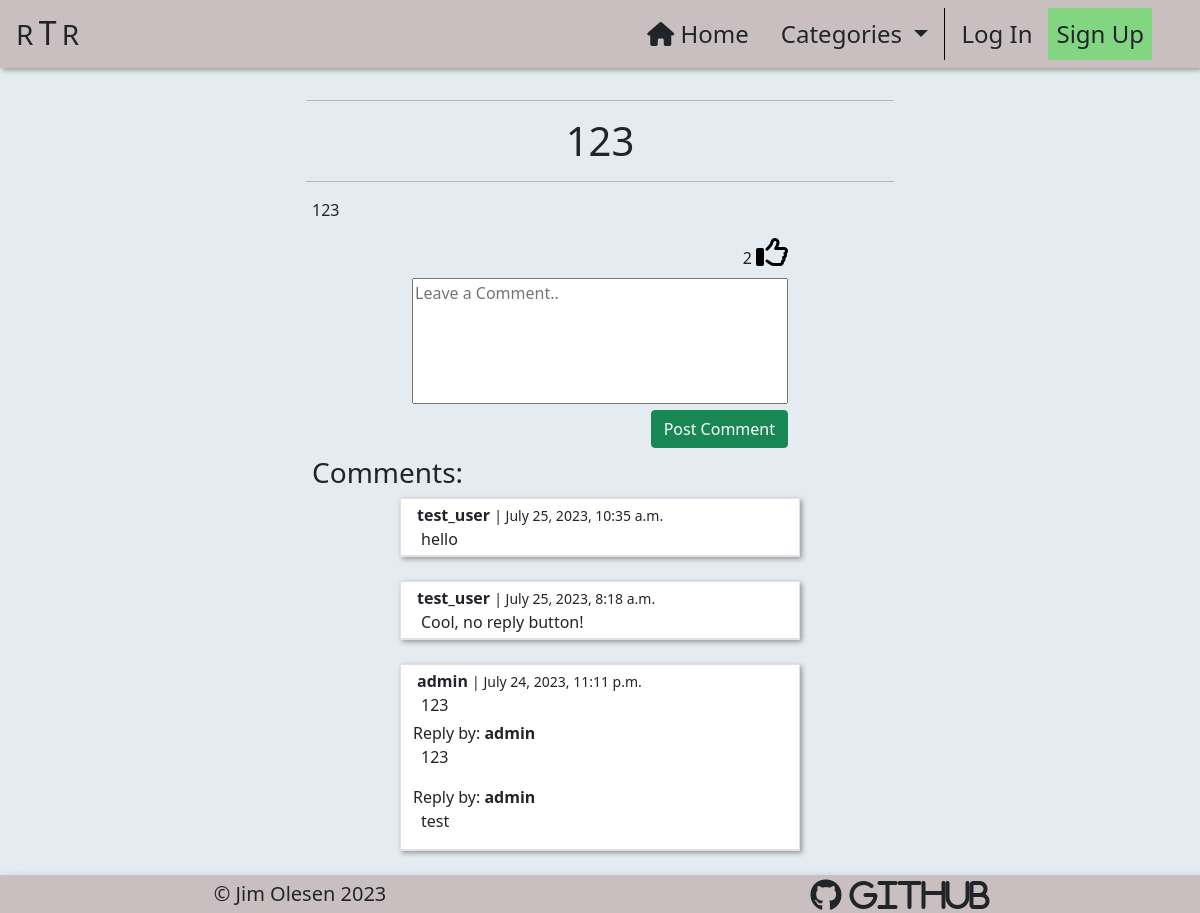
Page /post_detail/123-admin1/ on the earlier database version.
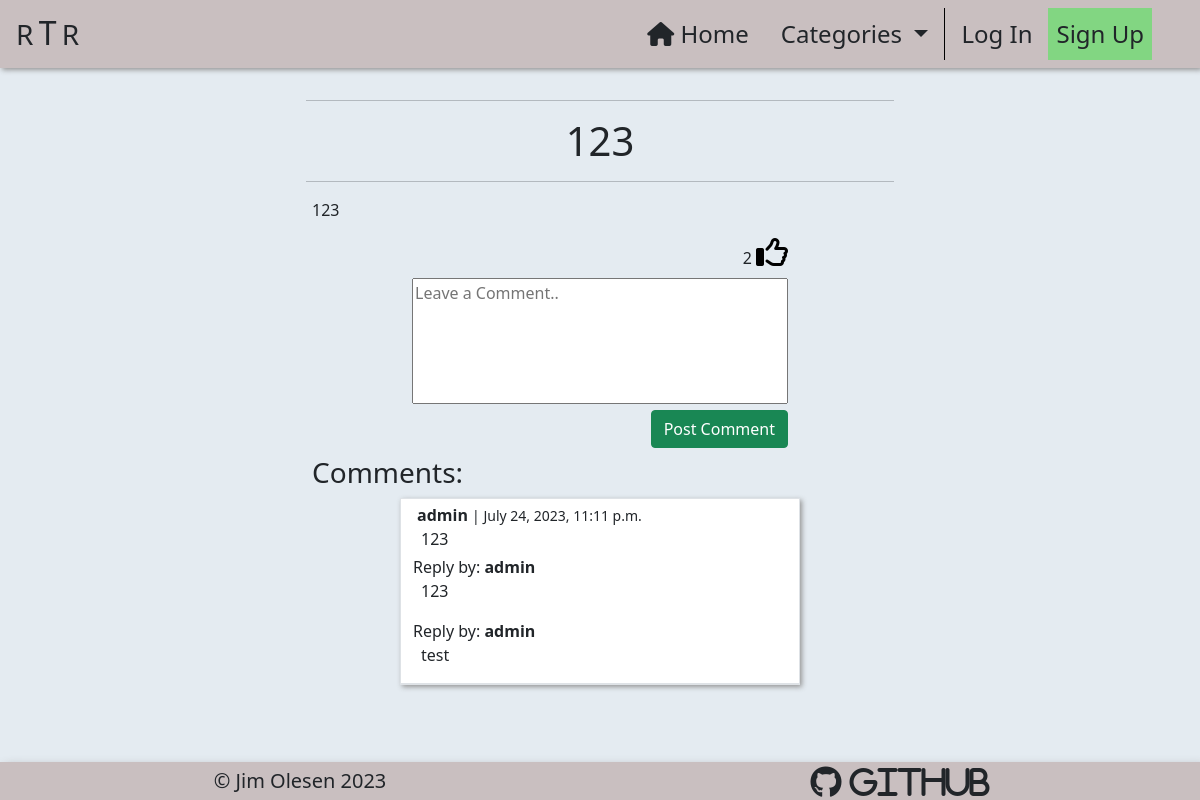
Same page on the later database version.
### home/models.py (models this page shows, shortened)
class Comment(models.Model):
    post = models.ForeignKey(
        Post,
        on_delete=models.CASCADE,
        related_name="comments"
    )
    author = models.ForeignKey(
        User,
        on_delete=models.CASCADE,
        related_name='user_comments'
    )
    body = models.TextField(max_length=300)
    created_on = models.DateTimeField(auto_now_add=True)
    approved = models.BooleanField(default=True)
    parent = models.ForeignKey(
        'self',
        null=True,
        blank=True,
        on_delete=models.CASCADE,
        related_name='replies'
    )
    class Meta:
        ordering = ['-created_on']
    @property
    def children(self):
        return Comment.objects.filter(parent=self).reverse()
    @property
    def is_top_level(self):
        if self.parent is None:
            return True
        return False

### post_detail/views.py (the view)
# urls.py: path('<slug:slug>/', views.post_detail, name='post_detail'),
def post_detail(request, slug, *args, **kwargs):
    queryset = Post.objects.filter(status=1)
    post = get_object_or_404(queryset, slug=slug)
    comments = post.comments.filter(approved=True).order_by("-created_on")
    liked = False
    if post.likes.filter(id=request.user.id).exists():
        liked = True
    if request.method == "POST":
        if not request.user.is_authenticated:
            return HttpResponseRedirect(reverse('account_login'))
        else:
            comment_form = CommentForm(data=request.POST)
            if comment_form.is_valid():
                comment_form.instance.email = request.user.email
                comment_form.instance.author = request.user
                comment = comment_form.save(commit=False)
                comment.post = post
                if 'parent' in request.POST:
                    if post.author == request.user:
                        comment.parent = Comment.objects.get(
                            id=request.POST['parent']
                        )
                    else:
                        raise PermissionDenied
                comment.save()
                messages.add_message(
                    request, messages.SUCCESS,
                    'Your comment has been posted!'
                )
                return HttpResponseRedirect(
                    reverse('post_detail',
                            args=[slug])
                )
    else:
        comment_form = CommentForm()
    return render(
        request,
        'post_detail/post_detail.html',
        {
            "post": post,
            "comments": comments,
            "liked": liked,
            "comment_form": comment_form
        },
    )

### post_detail/forms.py
class CommentForm(forms.ModelForm):
    class Meta:
        model = Comment
        fields = ('body',)
        labels = {'body': ''}
        widgets = {
            'body': forms.Textarea(attrs={
                    'class': 'w-100 h-100',
                    'cols': 80,
                    'rows': 5,
                    'placeholder': 'Leave a Comment..',
                })
        }

### home/context_processors.py (called while the page is built)
def categories(request):
    return {
        'categories': Category.objects.all()
    }

### home/models.py (called while the page is built)
    def get_friendly_name(self):
        return self.friendly_name

    def number_of_likes(self):
        return self.likes.count()

### post_detail/templates/post_detail/post_detail.html (shortened to what this page needs)
{% extends "base.html" %}
{% load static %}
{% block content %}
    <div class="container-fluid mt-3">
        <div class="row text-center">
            <div class="col-12 text-center">
                <hr class="w-50 post-title-space">
                <h1>{{ post.title }}</h1>
                <hr class="w-50 post-title-space">
            </div>
        </div>
        <div class="row">
            <div class="col-12 col-md-10 col-lg-8 col-xl-6
                        offset-md-1 offset-lg-2 offset-xl-3 mb-4">
                {{ post.content|safe|urlize }}
            </div>
        </div>
        <div class="row">
            <div class="col-12 col-sm-8 col-md-6 col-xl-4
                        offset-sm-2 offset-md-3 offset-xl-4 mb-2">
                <div class="form-right-container d-flex justify-content-end">
                    <form class="like-form"
                          action="{% url 'post_like' post.slug %}"
                          method="POST">
                        {{ post.number_of_likes }}
                        {% if liked %}
                            <button class="p-0 m-0 border-0 bg-alice" type="submit">
                                <i class="fa-regular fa-thumbs-up fa-2xl d-block mb-3" style="color: #0047AB"></i>
                            </button>
                        {% else %}
                            <button class="p-0 m-0 border-0 bg-alice" type="submit">
                                <i class="fa-regular fa-thumbs-up fa-2xl d-block mb-3"></i>
                            </button>
                        {% endif %}
                    </form>
                </div>
            </div>
        </div>
        <div class="row">
            <div class="col-12 col-sm-8 col-md-6 col-xl-4
                        offset-sm-2 offset-md-3 offset-xl-4">
                <form id="comment-form" action="" method="POST">
                    {{ comment_form }}
                    <div class="row">
                        <div class="col-12 text-end">
                            <button type="submit" class="btn btn-success mb-2">Post Comment</button>
                        </div>
                    </div>
                </form>
            </div>
        </div>
        {% if comments %}
            <div class="row">
                <div class="col-12 col-md-6 offset-md-3">
                    <h3>Comments:</h3>
                </div>
            </div>
            {% for comment in comments %}
                {% if comment.is_top_level %}
                    <div class="row">
                        <div class="col-12 col-sm-8 col-md-6 col-xl-4
                                    offset-sm-2 offset-md-3 offset-xl-4 border-top
                                    border bg-white box-shadow-smol mb-4">
                            <p class="mb-0 mt-1 ms-1 d-inline-block"><strong>{{ comment.author }}</strong></p>
                            <small> | {{ comment.created_on }}</small>
                            <p class="mb-1 ms-2">{{ comment.body }}</p>
                            {% if comment.children %}
                                {% for comment in comment.children %}
                                <hp>Reply by: <strong>{{ comment.author }}</strong></hp>
                                <p class="ms-2">{{ comment.body }}</p>
                                {% endfor %}
                            {% endif %}
                            <div class="row">
                                <div class="col-12 border-top">
                                </div>
                            </div>
                        </div>
                    </div>
                {% endif %}
            {% endfor %}
        {% else %}
            <div class="row">
                <div class="col-12 col-md-6 offset-md-3">
                    <h3>There are no comments yet!</h3>
                </div>
            </div>
        {% endif %}
    </div>
{% endblock %}

Differences in the rows shown:
removed Comment: author "test_user", created_on "July 25, 2023, 10:35 a.m.", body "hello", shown under "Comments:"
removed Comment: author "test_user", created_on "July 25, 2023, 8:18 a.m.", body "Cool, no reply button!", shown under "Comments:"
